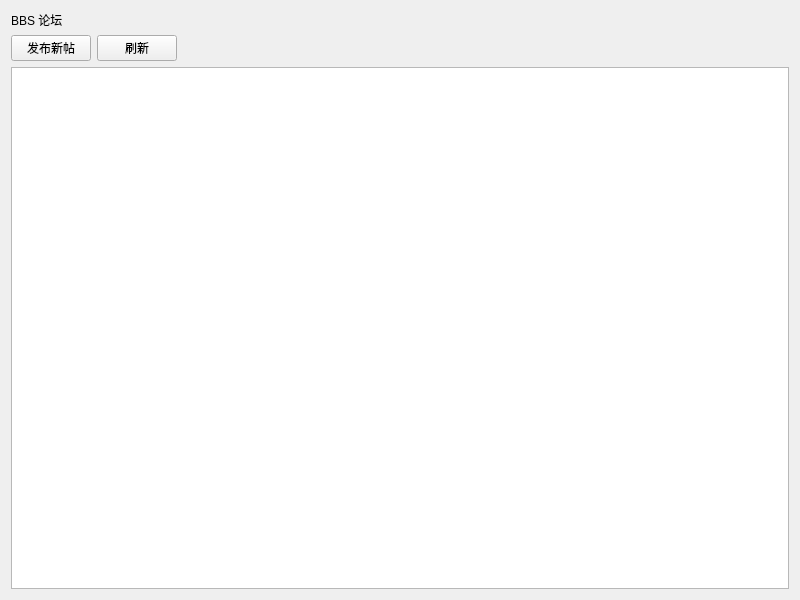
<?xml version="1.0" encoding="UTF-8"?>
<ui version="4.0">
 <class>ForumWidget</class>
 <widget class="QWidget" name="ForumWidget">
  <property name="geometry">
   <rect>
    <x>0</x>
    <y>0</y>
    <width>800</width>
    <height>600</height>
   </rect>
  </property>
  <property name="windowTitle">
   <string>论坛</string>
  </property>
  <layout class="QVBoxLayout" name="verticalLayout">
   <item>
    <widget class="QLabel" name="titleLabel">
     <property name="text">
      <string>BBS 论坛</string>
     </property>
    </widget>
   </item>
   <item>
    <layout class="QHBoxLayout" name="buttonLayout">
     <item>
      <widget class="QPushButton" name="createPostButton">
       <property name="text">
        <string>发布新帖</string>
       </property>
      </widget>
     </item>
     <item>
      <widget class="QPushButton" name="refreshButton">
       <property name="text">
        <string>刷新</string>
       </property>
      </widget>
     </item>
     <item>
      <spacer name="horizontalSpacer">
       <property name="orientation">
        <enum>Qt::Horizontal</enum>
       </property>
       <property name="sizeHint" stdset="0">
        <size>
         <width>40</width>
         <height>20</height>
        </size>
       </property>
      </spacer>
     </item>
    </layout>
   </item>
   <item>
    <widget class="QListWidget" name="postListWidget"/>
   </item>
  </layout>
 </widget>
 <resources/>
 <connections/>
</ui>
